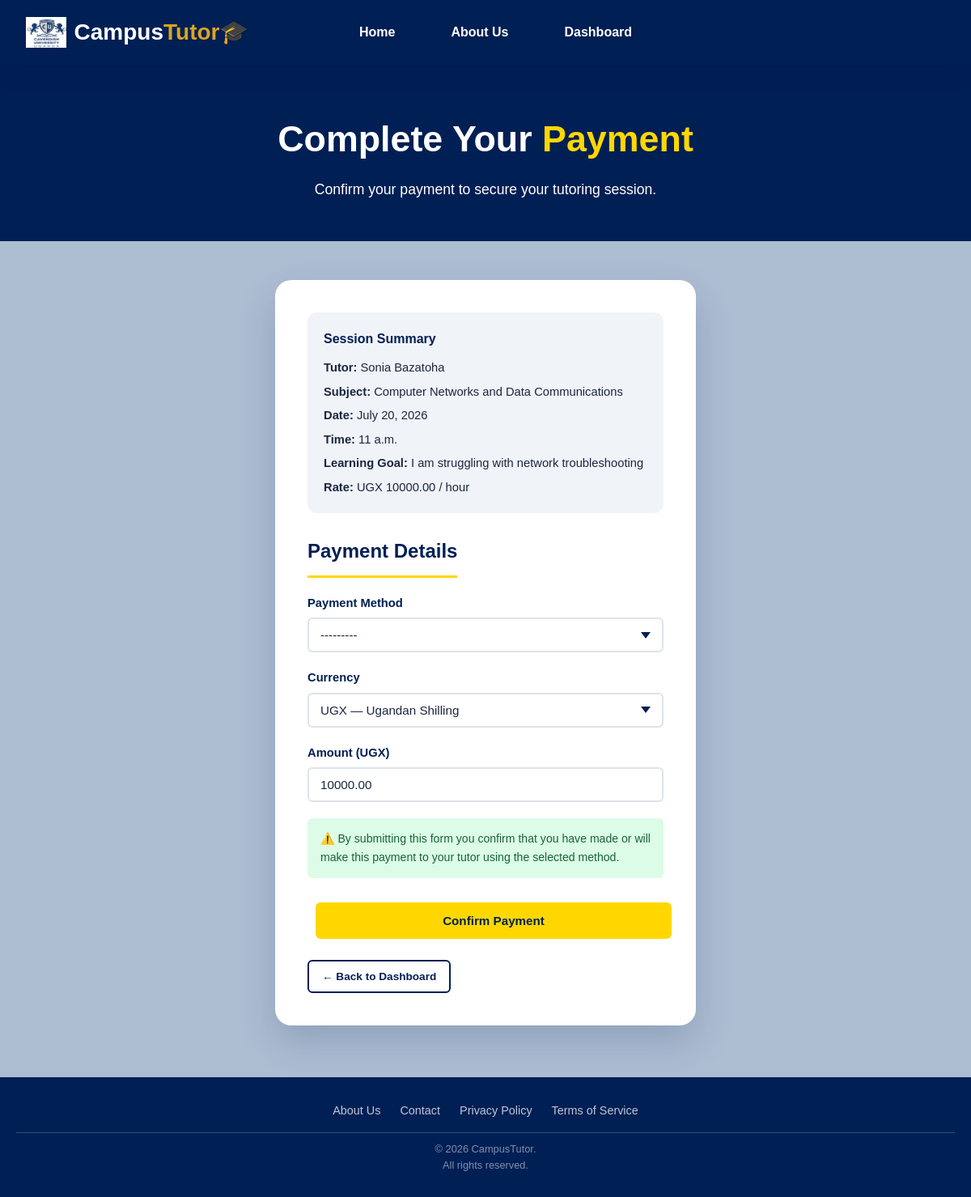
The page /booking/34/pay/ (signed in) on the database its author committed.
### tutoring/models.py (models this page shows, shortened)
class Booking(models.Model):
    STATUS_CHOICES = [
        ("Pending", "Pending"),
        ("Accepted", "Accepted"),
        ("Completed", "Completed"),
        ("Cancelled", "Cancelled"),
        ("Declined", "Declined"),
    ]
    student = models.ForeignKey(
        StudentProfile,
        on_delete=models.CASCADE,
        related_name="bookings",
    )
    tutor = models.ForeignKey(
        TutorProfile,
        on_delete=models.CASCADE,
        related_name="bookings",
    )
    subject = models.ForeignKey(
        Subject,
        on_delete=models.CASCADE,
    )
    booking_date = models.DateField()
    booking_time = models.TimeField()
    DURATION_CHOICES = [
    (30, '30 minutes'),
    (60, '1 hour'),
    (90, '1.5 hours'),
    (120, '2 hours'),
  ]
    duration = models.PositiveIntegerField(
    choices=DURATION_CHOICES,
    default=60,
)
    learning_goal = models.TextField(blank=True)
    is_paid = models.BooleanField(default=False)
    status = models.CharField(
        max_length=20,
        choices=STATUS_CHOICES,
        default="Pending",
    )
    cancellation_reason = models.TextField(blank=True)
    proposed_date = models.DateField(null=True, blank=True)
    proposed_time = models.TimeField(null=True, blank=True)

class Subject(models.Model):
    code = models.CharField(max_length=50)
    name = models.CharField(max_length=255)
    programme = models.ForeignKey(
        Programme,
        on_delete=models.CASCADE,
        related_name='subjects',
    )
    year = models.ForeignKey(
        AcademicYear,
        on_delete=models.CASCADE,
        related_name='subjects',
    )
    semester = models.ForeignKey(
        Semester,
        on_delete=models.CASCADE,
        related_name='subjects',
    )
    class Meta:
        unique_together = ('code', 'programme', 'year', 'semester')
        ordering = ['year', 'semester', 'name']

### accounts/models.py (models this page shows, shortened)
class TutorProfile(models.Model):
    user = models.OneToOneField(
        User,
        on_delete=models.CASCADE,
        related_name="tutor_profile",
    )
    biography = models.TextField()
    qualification = models.CharField(max_length=255)
    years_of_experience = models.PositiveIntegerField(default=0)
    hourly_rate = models.DecimalField(
        max_digits=10,
        decimal_places=2,
    )
    subjects = models.ManyToManyField(
        "tutoring.Subject",
        related_name = "tutors",
    )

class User(AbstractUser):
    STUDENT = 'student'
    TUTOR = 'tutor'
    ADMIN = 'admin'
    ROLE_CHOICES = [
        (STUDENT, 'Student'),
        (TUTOR, 'Tutor'),
        (ADMIN, 'Admin'),
    ]
    role = models.CharField(max_length=20, choices=ROLE_CHOICES, default=STUDENT,)
    phone_number = models.CharField(max_length=20, blank=True, null=True,)
    profile_picture = models.ImageField(
        upload_to='profile_pictures/',
        blank=True,
        null=True,
    )

### accounts/views.py (the view)
# urls.py: path('booking/<int:booking_id>/pay/', views.pay_booking, name='pay_booking'),
@login_required
def pay_booking(request, booking_id):
    if request.user.role != User.STUDENT:
        return redirect('home')
    booking = get_object_or_404(
        Booking,
        id=booking_id,
        student__user=request.user,
        status='Accepted',
        is_paid=False,
    )
    if request.method == 'POST':
        form = PaymentForm(request.POST)
        if form.is_valid():
            payment = form.save(commit=False)
            payment.booking = booking
            payment.save()
            booking.is_paid = True
            booking.save()
            messages.success(request, "Payment recorded successfully. Your session is confirmed!")
            return redirect('student_dashboard')
    else:
        form = PaymentForm(initial={'amount': booking.tutor.hourly_rate})
    return render(request, 'payment.html', {
        'form': form,
        'booking': booking,
    })

### tutoring/forms.py
class PaymentForm(forms.ModelForm):
    class Meta:
        model = Payment
        fields = ['method', 'currency', 'amount']
        widgets = {
            'method': forms.Select(attrs={'class': 'form-control'}),
            'currency': forms.Select(attrs={'class': 'form-control'}),
            'amount': forms.NumberInput(attrs={'class': 'form-control', 'min': '0'}),
        }

### templates/payment.html (shortened to what this page needs)
{% extends "base.html" %}
{% block content %}
<div class="page-wrapper">
    <div class="page-hero">
        <h1>Complete Your <span class="hero-accent">Payment</span></h1>
        <p>Confirm your payment to secure your tutoring session.</p>
    </div>
    <main class="main-content" style="display:flex; justify-content:center; padding-top:48px; padding-bottom:64px;">
        <div class="form-card" style="max-width:520px; width:100%;">
            <div style="background:var(--light-grey); border-radius:var(--radius-md); padding:20px; margin-bottom:28px;">
                <h3 style="color:var(--navy); font-size:1rem; font-weight:700; margin-bottom:12px;">Session Summary</h3>
                <div style="display:flex; flex-direction:column; gap:6px; font-size:.92rem;">
                    <p><strong>Tutor:</strong> {{ booking.tutor.user.first_name }} {{ booking.tutor.user.last_name }}</p>
                    <p><strong>Subject:</strong> {{ booking.subject.name }}</p>
                    <p><strong>Date:</strong> {{ booking.booking_date }}</p>
                    <p><strong>Time:</strong> {{ booking.booking_time }}</p>
                    {% if booking.learning_goal %}
                    <p><strong>Learning Goal:</strong> {{ booking.learning_goal }}</p>
                    {% endif %}
                    <p><strong>Rate:</strong> UGX {{ booking.tutor.hourly_rate }} / hour</p>
                </div>
            </div>
            <h2 class="section-heading">Payment Details</h2>
            <form method="POST">
                <div class="form-group">
                    <label class="form-label" for="id_method">Payment Method</label>
                    {{ form.method }}
                </div>
                 <div class="form-group">
    <label class="form-label" for="id_currency">Currency</label>
    {{ form.currency }}
</div>
                <div class="form-group">
                    <label class="form-label" for="id_amount">Amount (UGX)</label>
                    {{ form.amount }}
                </div>
                <div style="background:#dcfce7; border-radius:var(--radius-sm); padding:14px 16px; margin-bottom:20px; font-size:.88rem; color:#166534;">
                    ⚠️ By submitting this form you confirm that you have made or will make this payment to your tutor using the selected method.
                </div>
                <button class="btn btn-primary w-full" type="submit">Confirm Payment</button>
            </form>
            <div class="action-row" style="margin-top:16px;">
                <a href="{% url 'student_dashboard' %}" class="btn btn-outline btn-sm">← Back to Dashboard</a>
            </div>
        </div>
    </main>
</div>
{% endblock %}

### static/css/style.css (style rules this page uses)
* { margin: 0; padding: 0; box-sizing: border-box; }
body { background-color: #adbed3; font-family: Arial, Helvetica, sans-serif; min-height: 100vh; display: flex; flex-direction: column; }
main { flex: 1; padding: 60px 20px; }
.btn-primary { display: inline-block; background-color: goldenrod; color: #001f54; text-decoration: none; padding: 14px 24px; border-radius: 8px; font-weight: bold; margin: 10px; transition: all 0.3s ease; }

### static/css/app.css (style rules this page uses)
:root { --navy: #001f54; --gold: #ffd700; --goldenrod: goldenrod; --bg: #adbed3; --white: #ffffff; --off-white: #fafafa; --light-grey: #f0f3f7; --border: #dde3ec; --text-main: #1a2740; --text-muted: #5a6a80; --shadow-sm: 0 2px 8px rgba(0,31,84,.08); --shadow-md: 0 8px 24px rgba(0,31,84,.14); --shadow-lg: 0 20px 48px rgba(0,31,84,.18); --radius-sm: 6px; --radius-md: 12px; --radius-lg: 20px; --transition: all 0.28s ease; --space-xs: 4px; --space-sm: 8px; --space-md: 16px; --space-lg: 32px; --space-xl: 64px; }
*, *::before, *::after { margin: 0; padding: 0; box-sizing: border-box; }
html { scroll-behavior: smooth; }
body { font-family: Arial, Helvetica, sans-serif; background-color: var(--bg); color: var(--text-main); min-height: 100vh; display: flex; flex-direction: column; font-size: 16px; line-height: 1.6; }
a { color: inherit; text-decoration: none; }
.page-wrapper { padding-top: 80px; flex: 1; display: flex; flex-direction: column; }
.page-hero { background-color: var(--navy); color: var(--white); padding: 56px 40px 48px; text-align: center; }
.page-hero h1 { font-size: clamp(1.8rem, 4vw, 2.8rem); font-weight: 700; margin-bottom: 12px; }
.page-hero p { font-size: 1.1rem; opacity: .85; max-width: 600px; margin: 0 auto; line-height: 1.7; }
.page-hero .hero-accent { color: var(--gold); }
.page-wrapper > .page-hero:first-child { margin-top: -80px; padding-top: 136px; }
.main-content { flex: 1; padding: 48px 32px; max-width: 1200px; width: 100%; margin: 0 auto; }
.section-heading { font-size: 1.5rem; font-weight: 700; color: var(--navy); margin-bottom: 20px; padding-bottom: 10px; border-bottom: 3px solid var(--gold); display: inline-block; }
.btn { display: inline-flex; align-items: center; justify-content: center; gap: 8px; padding: 12px 24px; border-radius: var(--radius-sm); font-weight: 700; font-size: .95rem; border: 2px solid transparent; cursor: pointer; transition: var(--transition); text-decoration: none; white-space: nowrap; }
.btn-primary { background-color: var(--gold); color: var(--navy); border-color: var(--gold); }
.btn-outline { background: transparent; color: var(--navy); border-color: var(--navy); }
.btn-sm { padding: 8px 16px; font-size: .85rem; }
.form-group { margin-bottom: 20px; }
.form-label { display: block; font-weight: 600; color: var(--navy); margin-bottom: 6px; font-size: .92rem; }
.form-control { width: 100%; padding: 11px 14px; border: 2px solid var(--border); border-radius: var(--radius-sm); font-size: .95rem; font-family: inherit; color: var(--text-main); background: var(--white); transition: border-color .2s ease, box-shadow .2s ease; outline: none; }
.form-control::placeholder { color: #9aabb9; }
select.form-control { appearance: none; background-repeat: no-repeat; background-position: right 14px center; padding-right: 38px; cursor: pointer; }
.form-card { background: var(--white); border-radius: var(--radius-lg); box-shadow: var(--shadow-lg); padding: 40px; max-width: 560px; width: 100%; }
.action-row { display: flex; gap: 12px; flex-wrap: wrap; align-items: center; margin-top: 16px; }
.w-full { width: 100%; }
.page-hero h1 { opacity: 0; animation: heroFadeUp 0.7s ease-out forwards; }
.page-hero p { opacity: 0; animation: heroFadeUp 0.7s ease-out forwards; animation-delay: 0.2s; }

### rows shown on the page
Booking: tutor.user.first_name "Sonia", tutor.user.last_name "Bazatoha", subject.name "Computer Networks and Data Communications", booking_date "July 20, 2026", booking_time "11 a.m.", learning_goal "I am struggling with network troubleshooting", tutor.hourly_rate "10000.00"
